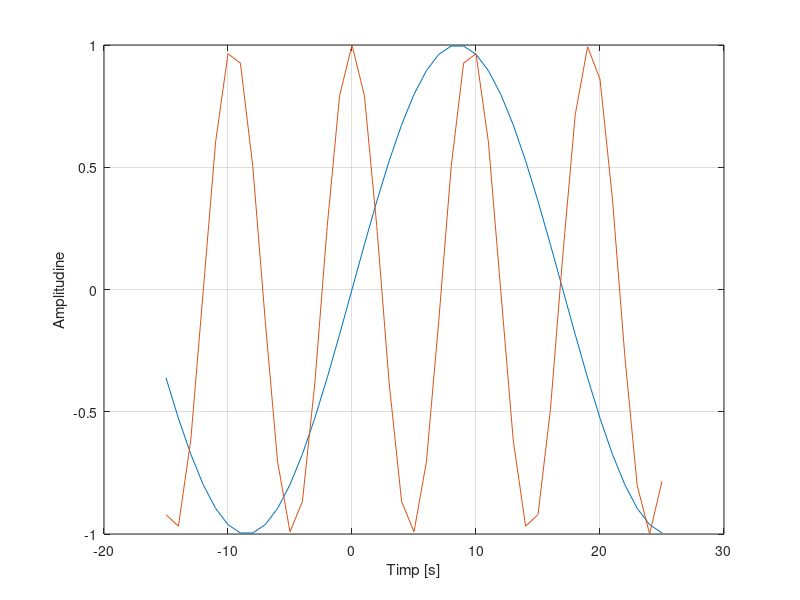
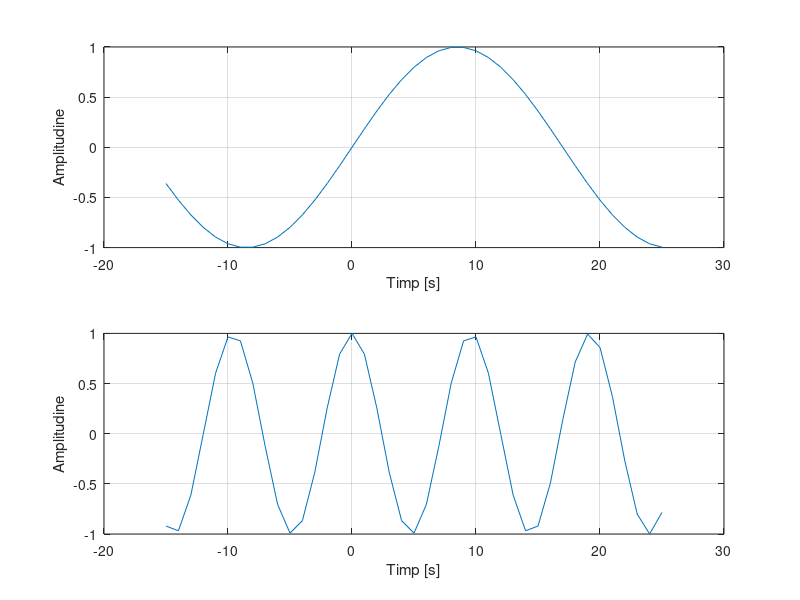
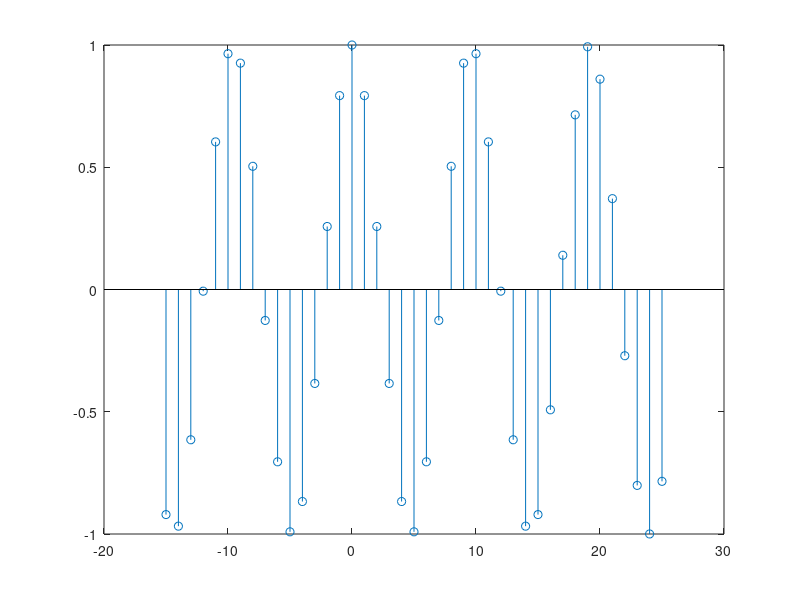

The MATLAB source for these figures, in order:
%Reprezentarea celor 2 functii in acelasi desen
n=-15:25
figure(1)
x1=sin(pi/17*n)
plot(n,x1)
hold on;
x2=cos(pi/(sqrt(23))*n)
plot(n,x2)
xlabel('Timp [s]'),ylabel('Amplitudine'),grid
%Reprezentarea celor 2 functii in desene separate
figure(2)
subplot(2,1,1)
plot(n,x1)
xlabel('Timp [s]'),ylabel('Amplitudine'),grid
subplot(2,1,2)
plot(n,x2)
xlabel('Timp [s]'),ylabel('Amplitudine'),grid
%Reprezentarea celor 2 functii cu 'stem' in figura 3
figure(3)
stem(n,x1)
stem(n,x2)